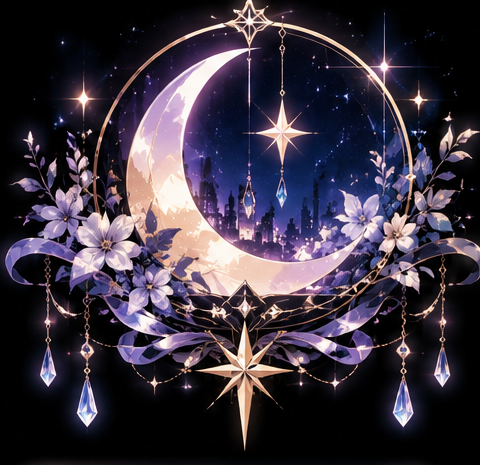
#> input picture docs/EBK/projects/prj_fa59bfe830f3e36a2cf7a8a5704f649e/images/gobo-default.png, 480 x 465 px
$ python -i build_room_media_slides.py   (imports and definitions only)
#> lines starting #> are read from the running program, lines starting #| are printed output that depends on the picture
#!/usr/bin/env python3
"""Build one exact 3-frame-per-image MP4 per immediate album directory.

Only docs/ebk-room-media is generated. Roster, source images and other docs
are never edited. Failed builds leave the previous output intact.
"""
from __future__ import annotations

import argparse
import hashlib
import html
import json
import re
import shutil
import subprocess
import tempfile
import unicodedata
import warnings
from pathlib import Path
from urllib.parse import quote, urlsplit

from PIL import Image, ImageOps

FPS = 30
FRAMES = 3
EXTENSIONS = {".png", ".jpg", ".jpeg", ".webp", ".bmp", ".tif", ".tiff"}
MARKER = ".ebk-room-media-generated"
MAX_IMAGE_BYTES = 50 * 1024 * 1024
MAX_ALBUM_IMAGES = 2000
MAX_VIDEO_BYTES = 95 * 1024 * 1024
MAX_SITE_BYTES = 900 * 1024 * 1024
Image.MAX_IMAGE_PIXELS = 40_000_000
# [1 line not run here, left out]


# [17 lines left out: functions natural_key, safe_name, not called in this run]


def checked_tree(root: Path):
    if root.is_symlink():
        raise ValueError("シンボリックリンクは使用できません: " + str(root))
    if root.exists():
        for path in root.rglob("*"):
            if path.is_symlink():
                raise ValueError("シンボリックリンクは使用できません: " + str(path))


def discover(source: Path):
    checked_tree(source)
    if not source.is_dir():
        raise ValueError("画像投入フォルダがありません: " + str(source))
    albums = []
    names = set()
    for directory in sorted(source.iterdir(), key=natural_key):
        if directory.name.startswith("."):
            continue
        if not directory.is_dir():
            if directory.suffix.lower() in EXTENSIONS:
                raise ValueError("画像はアルバムのフォルダ内に入れてください: " + str(directory))
            continue
        safe_name(directory.name)
        key = unicodedata.normalize("NFC", directory.name).casefold()
        if key in names:
            raise ValueError("大文字小文字・Unicode表記で衝突するアルバム名: " + directory.name)
        names.add(key)
        images = []
        image_names = set()
        for path in sorted(directory.iterdir(), key=natural_key):
            if path.name.startswith("."):
                continue
            if path.is_dir():
                raise ValueError("アルバム内のサブフォルダには対応していません: " + str(path))
            if path.suffix.lower() not in EXTENSIONS:
                if path.name.lower().startswith("readme"):
                    continue
                raise ValueError("未対応の画像形式: " + str(path))
            if path.stat().st_size > MAX_IMAGE_BYTES:
                raise ValueError("画像が50MiBを超えています: " + str(path))
            image_key = unicodedata.normalize("NFC", path.name).casefold()
            if image_key in image_names:
                raise ValueError("大文字小文字・Unicode表記で衝突する画像名: " + str(path))
            image_names.add(image_key)
            images.append(path)
        if len(images) > MAX_ALBUM_IMAGES:
            raise ValueError("1アルバム2000枚までです: " + directory.name)
        albums.append((directory.name, images))
    return albums


# [299 lines left out: functions delivery_settings, slide_records, contact_sheets, frame_bytes, has_alpha, encode and 2 more, not called in this run]


def git_blob_sha(path: Path):
    data = path.read_bytes()
    return hashlib.sha1(b"blob " + str(len(data)).encode("ascii") + b"\0" + data).hexdigest()


# [5 lines left out: function main, not called in this run]


# [2 lines not run here, left out]

>>> import cv2
>>> picture = cv2.imread('../images/gobo-default.png', cv2.IMREAD_GRAYSCALE)
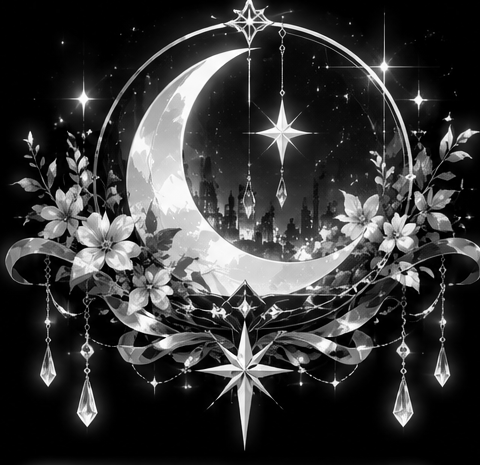
#> picture: shape (465, 480); min 0, max 255, mean 54.5
#> (the run stopped early here; a loop or call above may not have finished)
